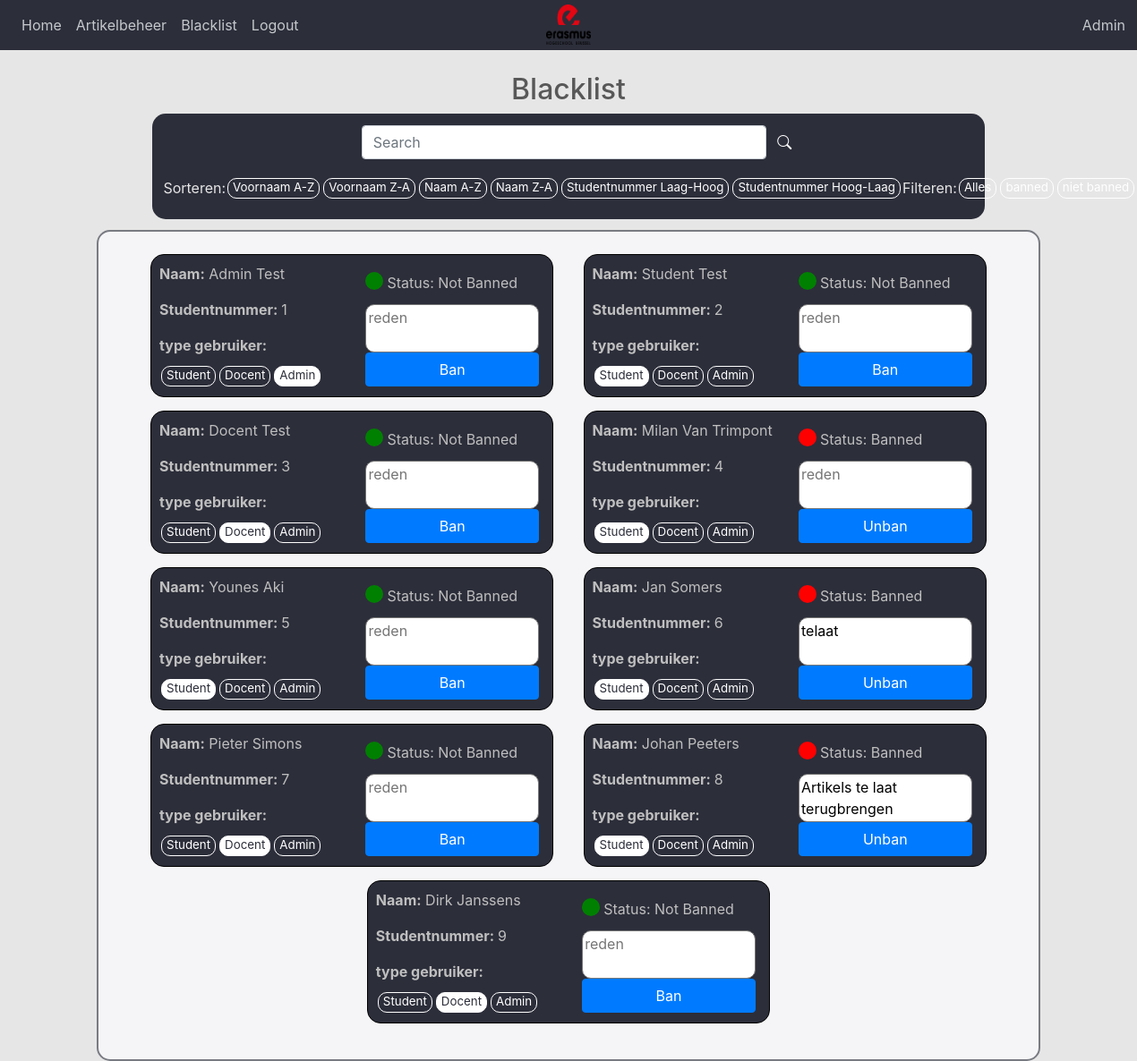
The page /adminblacklist (signed in) on the database its author committed.
### website/models.py (models this page shows)
class User(db.Model, UserMixin):
    id = db.Column(db.Integer, primary_key=True) #Unieke user-id
    email = db.Column(db.String(150), unique=True) #Email van de gebruiker
    phone_number = db.Column(db.String(150)) #Telefoonnummer van de gebruiker
    password = db.Column(db.String(150)) #Wachtwoord van de gebruiker(Gehashed)
    first_name = db.Column(db.String(150)) #Voornaam van de gebruiker
    last_name = db.Column(db.String(150)) #Achternaam van de gebruiker
    profile_picture = db.Column(db.String(150), default='profielfotoDummy.jpg') #Profielfoto van de gebruiker
    type_id = db.Column(db.Integer) #Type gebruiker
    blacklisted = db.Column(db.Boolean, default=False) #Is de gebruiker geband
    reden_blacklist = db.Column(db.Text, nullable=True) #Reden van de ban
    warning = db.Column(db.Integer, default=0) #Aantal waarschuwingen
    blacklist_end_date = db.Column(db.DateTime, nullable=True) #Einddatum van de ban
    reserveringen = db.relationship('Artikel') #Artikelen die de gebruiker heeft gereserveerd

### website/views.py (the view, shortened to what this page needs)
@views.route('/adminblacklist', methods=['GET', 'POST'])
@login_required
def admin_blacklist():
    if current_user.type_id == 1:
        if current_user.type_id == 1:
            query = User.query
            filter_option = request.form.get('filteren')
            if filter_option == 'all':
                query = User.query
            elif filter_option == 'banned':
                query = query.filter_by(blacklisted=True)
            elif filter_option == 'niet_banned':
                query = query.filter_by(blacklisted=False)
            weergaven = request.form.get('weergaven')
            if weergaven == 'voornaam_az':
                query = query.order_by(User.first_name)
            elif weergaven == 'voornaam_za':
                query = query.order_by(User.first_name.desc())
            elif weergaven == 'naam_az':
                query = query.order_by(User.last_name)
            elif weergaven == 'naam_za':
                query = query.order_by(User.last_name.desc())
            elif weergaven == 'studentnummer_laag_hoog':
                query = query.order_by(User.id)
            elif weergaven == 'studentnummer_hoog_laag':
                query = query.order_by(User.id.desc())
            search_term = request.form.get('search') # Zoeken op voornaam of achternaam
            if search_term:
                query = query.filter(or_(User.first_name.ilike(f'%{search_term}%'), User.last_name.ilike(f'%{search_term}%')))
            users = query.all()
            return render_template("adminblacklist.html", user=current_user, users=users, filter_option=filter_option, weergaven=weergaven)
    else:
        abort(403)

### website/templates/adminblacklist.html (shortened to what this page needs)
{% extends "base.html" %} {% block title %}Blacklist{% endblock %} {% block content
%}
<main class="blacklistMain">
  <body>
    <h2>Blacklist</h2>
    <div class="blacklist_wrapper">
      <section class="blacklist_filter">
        <form method="POST" class="alle-filters" id="blacklistFilterForm">
            <div class="input-group rounded" id="searchBar">
              <input type="search" class="form-control rounded" placeholder="Search" aria-label="Search" aria-describedby="search-addon" name="search"/>
              <button type="submit" class="btn btn-primary" id="search-addon">
                <i class="bi bi-search" id="searchicon"></i>
              </button>
            </div>
            <div class="blacklist-filters">
              <div class="sorteer-options">
                <p>Sorteren: </p>
                <div class="on-off-checkmark ">
                  <label for="filter-voornaam-az">Voornaam A-Z</label>
                </div>
                <div class="on-off-checkmark">
                  <label for="filter-voornaam-za">Voornaam Z-A</label>
                </div>
                <div class="on-off-checkmark">
                  <label for="filter-naam-az">Naam A-Z</label>
                </div>
                <div class="on-off-checkmark">
                  <label for="filter-naam-za">Naam Z-A</label>
                </div>
                <div class="on-off-checkmark">
                  <label for="filter-studentnummer-laag-hoog">Studentnummer Laag-Hoog</label>
                </div>
                <div class="on-off-checkmark">
                  <label for="filter-studentnummer-hoog-laag">Studentnummer Hoog-Laag</label>
                </div>
              </div>
              <div class="filter-options">
                <p>Filteren: </p>
                <div class="on-off-checkmark">
                  <label for="filteren-all">Alles</label>
                </div>
                <div class="on-off-checkmark">
                  <label for="filteren-banned">banned</label>
                </div>
                <div class="on-off-checkmark">
                  <label for="filteren-niet_banned">niet banned</label>
                </div>
              </div>
            </div>
        </form>
      </section>
    </div>
  <section class="blacklist">
    {% if users %}
    {% for user in users %}
        <div class="user">
          <div class="first-column">
            <p><b>Naam:</b> {{ user.first_name }} {{ user.last_name }}</p>
            <p><b>Studentnummer: </b>{{ user.id }}</p>
            <form class="formtypegebruiker" method="POST">
              <label for="type_gebruiker"><b>type gebruiker:</b></label>
              <div class="userTypeBoxes on-off-checkmark-blacklist">
                <div class="on-off-checkmark">
                  <label for="student{{ user.id }}">Student</label>
                </div>
                <div class="on-off-checkmark">
                  <label for="docent{{ user.id }}">Docent</label>
                </div>
                <div class="on-off-checkmark">
                  <label for="admin{{ user.id }}">Admin</label>
                </div>
              </div>
            </form>
          </div>
          <form class="formblacklist" method="POST">
            <div class="third-column">
              <div class="status-wrapper">
                <div class="test">
                <div class="status-circle {% if user.blacklisted %}status-red{% else %}status-green{% endif %}"></div>
                <p>Status: {{ "Banned" if user.blacklisted else "Not Banned" }}</p></div>
                <textarea name="reden_blacklist" placeholder="reden">{{ user.reden_blacklist if user.blacklisted }}</textarea>
                <button class="btn btn-primary" id="submit" name="form_name" value="{% if user.blacklisted %}unban{% else %}ban{% endif %}">
                {% if user.blacklisted %}Unban{% else %}Ban{% endif %}
                </button>
              </div>
            </div>
          </form>
        </div>
    {% endfor %}
    {% else %}
    <h3>Geen gebruikers gevonden</h3>
    {% endif %}
</section>
</main>
</body>
{% endblock %}

### website/templates/base.html (shortened to what this page needs)
<!DOCTYPE html>
<head lang="en">
<link rel="stylesheet" href="https://stackpath.bootstrapcdn.com/bootstrap/4.3.1/css/bootstrap.min.css">
<link rel="stylesheet" href="https://cdn.jsdelivr.net/npm/bootstrap-icons@1.3.0/font/bootstrap-icons.css">
<link href="https://cdnjs.cloudflare.com/ajax/libs/dropzone/5.7.0/dropzone.min.css" rel="stylesheet">
<link rel="stylesheet" href="https://cdnjs.cloudflare.com/ajax/libs/font-awesome/5.15.3/css/all.min.css"><link rel="stylesheet" href="https://cdn.jsdelivr.net/npm/flatpickr/dist/flatpickr.min.css">
<link rel="stylesheet" href="{{ url_for('static', filename='userstyle.css') }}">
<link rel="stylesheet" href="{{ url_for('static', filename='adminstyle.css') }}">
<link rel="stylesheet" href="{{ url_for('static', filename='adminblacklist.css') }}">
<link href="https://fonts.cdnfonts.com/css/sf-pro-display" rel="stylesheet">
</head>
<body>
  <nav class="navbar navbar-expand-lg navbar-dark bg-dark">
    <div class="collapse navbar-collapse" id="navbar">
      <div class="navbar-nav">
        {% if user.is_authenticated %}
        <a class="nav-item nav-link" id="home" href="/">Home</a>
        {% if user.type_id==1 %}
        <a class="nav-item nav-link" id="artikelbeheer" href="/adminartikels">Artikelbeheer</a>
        <a class="nav-item nav-link" id="blacklist" href="/adminblacklist">Blacklist</a>
        {% endif %}
        <a class="nav-item nav-link" id="logout" href="/logout">Logout</a>
        {% else %}
        <a class="nav-item nav-link" id="login" href="/login">Login</a>
        {% endif %}
      </div>
    </div>
    <img
        src="{{ url_for('static', filename='images/ehblogo.png') }}"
        alt="logo"
        width="50"
        height="45"
        id="logo"
        >
    <div  id="usernav">
      <div class="navbar-nav usernav">
        {% if user.is_authenticated %}
          <a class="nav-item nav-link" id="user" href="/gebruikersprofiel">{{ current_user.first_name }}</a>
        {% endif %}
      </div>
  </nav>
  <div class="container">
    {% block content %} {% endblock %}
</body>

### website/static/userstyle.css (style rules this page uses)
body { font-family: "SF Pro Display", sans-serif; color: rgb(88, 88, 88); background-color: #e6e6e6; }
.container { display: flex; flex-wrap: wrap; flex-direction: row; justify-content: space-between; min-width: 100%; }
.on-off-checkmark label, .on-off-checkmark-small label { display: inline-block; margin: 2px; padding: 0px 5px 1px 5px; cursor: pointer; border: 1px solid #fff; border-radius: 10px; font-size: smaller; transition: background-color 0.4s ease; }
.on-off-checkmark label { border: 1px solid #fff; color: #fff; }
.on-off-checkmark input[type="checkbox"]:checked + label, .on-off-checkmark-small input[type="checkbox"]:checked + label { background-color: #fff; color: #2c2e3a; }
h2 { text-align: center; margin-top: 2%; }
#searchicon { color: white; }
#search-addon { background-color: #2c2e3a; border: none; }
#search-addon i { color: white; }
#searchBar { margin-left: 0; display: flex; flex-direction: row; justify-content: center; }
#searchBar button { min-height: 27px; }
#searchBar input { margin-right: 5px; margin-left: 0; max-width: max-content; }
@media screen and (min-width: 900px) { #searchBar input { min-width: 50%; } }
@media screen and (min-width: 900px) { #searchBar { margin-left: 15px; justify-content: flex-start; } }
.navbar { background-color: #2c2e3a !important; }
#usernav { position: absolute; right: 0; top: 1; margin-right: 5px; }
.usernav { display: flex; flex-direction: column; justify-content: center; }
.navbar-nav a { color: #c5c8cb !important; }
#logo { position: absolute; top: 0; left: 50%; transform: translateX(-50%); margin-top: 5px; }

### rows shown on the page
User: first_name "Admin", last_name "Test", id "1", blacklisted "Not Banned"
User: first_name "Student", last_name "Test", id "2", blacklisted "Not Banned"
User: first_name "Docent", last_name "Test", id "3", blacklisted "Not Banned"
User: first_name "Milan", last_name "Van Trimpont", id "4", blacklisted "Banned", shows "Unban"
User: first_name "Younes", last_name "Aki", id "5", blacklisted "Not Banned"
User: first_name "Jan", last_name "Somers", id "6", blacklisted "Banned", reden_blacklist "telaat", shows "Unban"
User: first_name "Pieter", last_name "Simons", id "7", blacklisted "Not Banned"
User: first_name "Johan", last_name "Peeters", id "8", blacklisted "Banned", reden_blacklist "Artikels te laat terugbrengen", shows "Unban"
User: first_name "Dirk", last_name "Janssens", id "9", blacklisted "Not Banned"
